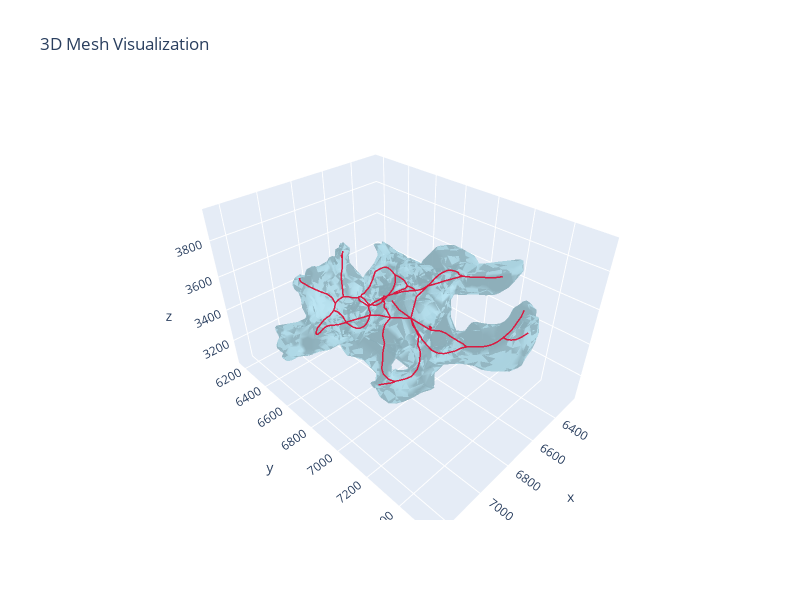

Notebook code for this chart:
### Code cell
mm = MeshManager()
mm.load_mesh(data_path("mesh/processed/TS3_wrapped.obj"))
ps = PolylinesSkeleton().from_txt(data_path("polylines/TS3.polylines.txt"))
mm.visualize_mesh_3d(polylines=ps)
